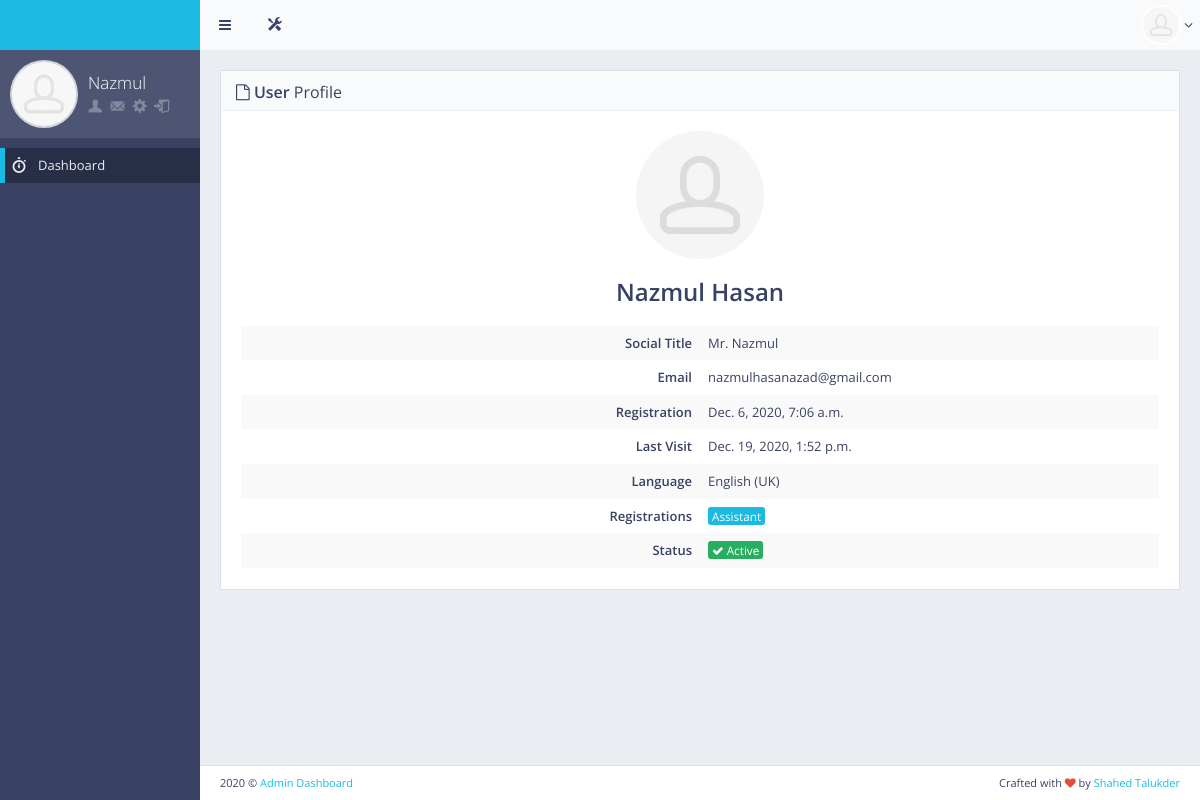
/profile/ (signed in), run on an earlier commit of the app's database.
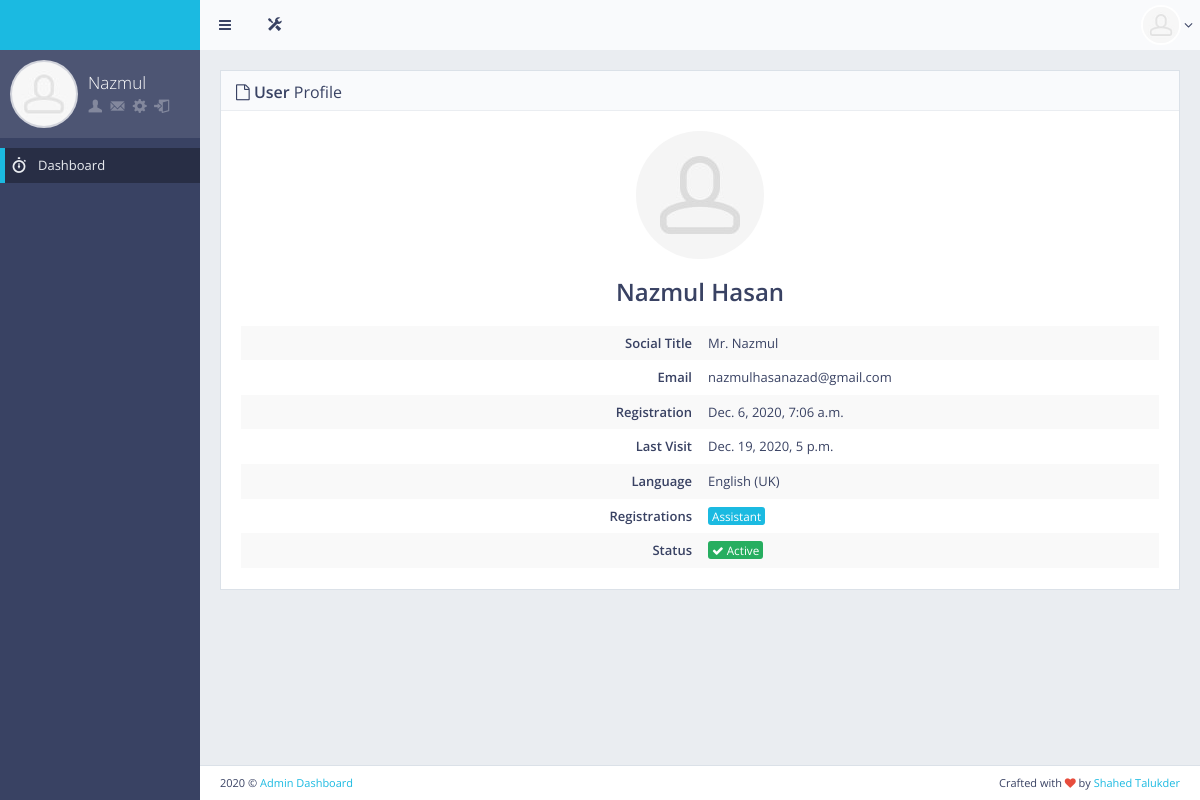
And on a later commit of the database.
### main/models.py (models this page shows, shortened)
class User(AbstractUser):
    is_patient = models.BooleanField(default=False)
    is_doctor = models.BooleanField(default=False)
    is_nurse = models.BooleanField(default=False)
    is_assistant = models.BooleanField(default=False)
    is_admin = models.BooleanField(default=False)
    is_registered = models.BooleanField(default=False)

### frontend/views.py (the view)
# urls.py: path('profile/', views.user_profile, name="user_profile"),
def user_profile(request):
    if request.user.is_authenticated:
        return render(request, 'front/user_profile.html',{"title":"User Profile"})
    else:
        return redirect('/login')

### frontend/templates/front/user_profile.html (shortened to what this page needs)
{%extends 'front/base.html'%}
{%load static%}
{%block main_content%}
<div id="page-content" style="min-height: 1189px;">
    <div class="row">
        <div class="col-lg-12">
            <div class="block">
                <div class="block-title">
                    <h2><i class="fa fa-file-o"></i> <strong>User</strong> Profile</h2>
                </div>
                <div class="block-section text-center">
                    <a href="javascript:void(0)">
                        <img src="{%static 'front/'%}img/placeholders/avatars/avatar4@2x.jpg" alt="avatar" class="img-circle">
                    </a>
                    <h3>
                        <strong>{{user.first_name | title}} {{user.last_name | title}}</strong><br><small></small>
                    </h3>
                </div>
                <table class="table table-borderless table-striped table-vcenter">
                    <tbody>
                        <tr>
                            <td class="text-right" style="width: 50%;"><strong>Social Title</strong></td>
                            <td>Mr. {{user.first_name}}</td>
                        </tr>
                        <tr>
                            <td class="text-right"><strong>Email</strong></td>
                            <td>{{user.email}}</td>
                        </tr>
                        <tr>
                            <td class="text-right"><strong>Registration</strong></td>
                            <td>{{user.date_joined}}</td>
                        </tr>
                        <tr>
                            <td class="text-right"><strong>Last Visit</strong></td>
                            <td>{{user.last_login}}</td>
                        </tr>
                        <tr>
                            <td class="text-right"><strong>Language</strong></td>
                            <td>English (UK)</td>
                        </tr>
                        <tr>
                            <td class="text-right"><strong>Registrations</strong></td>
                            {%if user.is_superuser%}
                            <td><span class="label label-primary">Admin</span></td>
                            {%elif user.is_doctor%}
                            <td><span class="label label-primary">Doctor</span></td>
                            {%elif user.is_nurse%}
                            <td><span class="label label-primary">Nurse</span></td>
                            {%else%}
                            <td><span class="label label-primary">Assistant</span></td>
                            {%endif%}
                        </tr>
                        <tr>
                            <td class="text-right"><strong>Status</strong></td>
                            {%if user.is_active%}
                            <td><span class="label label-success"><i class="fa fa-check"></i> Active</span></td>
                            {%else%}
                            <td><span class="label label-danger"><i class="fa fa-check"></i>Not Active</span></td>
                            {%endif%}
                        </tr>
                    </tbody>
                </table>
            </div>
        </div>
    </div>
</div>
{%endblock main_content%}

### frontend/templates/front/base.html (shortened to what this page needs)
<!DOCTYPE html> {%load static%}
<html class="no-js" lang="en">
<head>
    <link rel="stylesheet" href="{% static 'front/' %}css/bootstrap.min.css">
    <link rel="stylesheet" href="{% static 'front/' %}css/plugins.css">
    <link rel="stylesheet" href="{% static 'front/' %}css/main.css">
    <link rel="stylesheet" href="{% static 'front/' %}css/themes.css">
</head>
<body>
    <div id="page-wrapper">
        <div id="page-container" class="sidebar-partial sidebar-visible-lg sidebar-no-animations">
            <div id="sidebar">
                <div id="sidebar-scroll">
                    <div class="sidebar-content">
                        <a href="/" class="sidebar-brand">
                        </a>
                        <div class="sidebar-section sidebar-user clearfix sidebar-nav-mini-hide">
                            <div class="sidebar-user-avatar">
                                <a href="page_ready_user_profile.html">
                                    <img src="{% static 'front/' %}img/placeholders/avatars/avatar2.jpg" alt="avatar">
                                </a>
                            </div>
                            <div class="sidebar-user-name">{{user.first_name | title}}</div>
                            <div class="sidebar-user-links">
                                <a href="/profile" data-toggle="tooltip" data-placement="bottom" title="Profile"><i class="gi gi-user"></i></a>
                                <a href="/" data-toggle="tooltip" data-placement="bottom" title="Report"><i class="gi gi-envelope"></i></a>
                                <a href="/" class="enable-tooltip" data-placement="bottom" title="Edit Profile"><i class="gi gi-cogwheel"></i></a>
                                <a href="/logout" data-toggle="tooltip" data-placement="bottom" title="Logout"><i class="gi gi-exit"></i></a>
                            </div>
                        </div>
                        <ul class="sidebar-nav">
                            <li>
                                <a href="/" class=" active"><i class="gi gi-stopwatch sidebar-nav-icon"></i><span class="sidebar-nav-mini-hide">Dashboard</span></a>
                            </li>
                        </ul>
                    </div>
                </div>
            </div>
            <div id="main-container">
                <header class="navbar navbar-default">
                    <ul class="nav navbar-nav-custom">
                        <li>
                            <a href="javascript:void(0)" onclick="App.sidebar('toggle-sidebar');this.blur();">
                                <i class="fa fa-bars fa-fw"></i>
                            </a>
                        </li>
                        <li class="dropdown">
                            <a href="javascript:void(0)" class="dropdown-toggle" data-toggle="dropdown">
                                <i class="gi gi-settings"></i>
                            </a>
                        </li>
                    </ul>
                    <ul class="nav navbar-nav-custom pull-right">
                        <li class="dropdown">
                            <a href="javascript:void(0)" class="dropdown-toggle" data-toggle="dropdown">
                                <img src="{% static 'front/' %}img/placeholders/avatars/avatar2.jpg" alt="avatar"> <i class="fa fa-angle-down"></i>
                            </a>
                        </li>
                    </ul>
                </header>
                {%block main_content%}{%endblock main_content%}
                <footer class="clearfix">
                    <div class="pull-right">
                        Crafted with <i class="fa fa-heart text-danger"></i> by <a href="http://facebook.com/shahed.talukder32" target="_blank">Shahed Talukder</a>
                    </div>
                    <div class="pull-left">
                        <span><script>document.write(new Date().getFullYear())</script></span> &copy; <a href="#" target="_blank">Admin Dashboard</a>
                    </div>
                </footer>
            </div>
        </div>
    </div>
</body>
</html>

What changed in the data, as far as the page shows it:
changed User "Nazmul": last_login "Dec. 19, 2020, 1:52 p.m." → "Dec. 19, 2020, 5 p.m."
